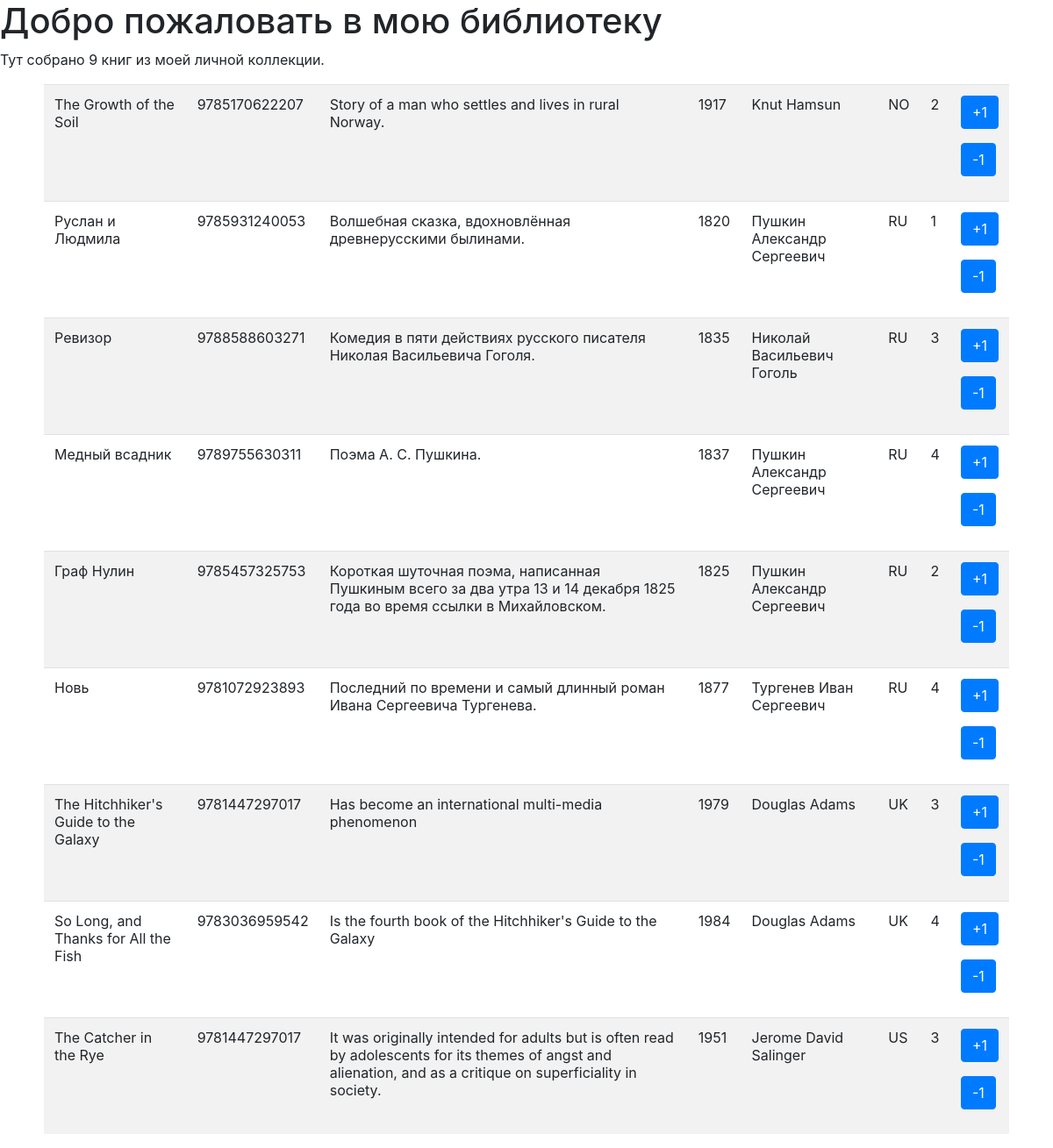
/books/, run on an earlier commit of the app's database.
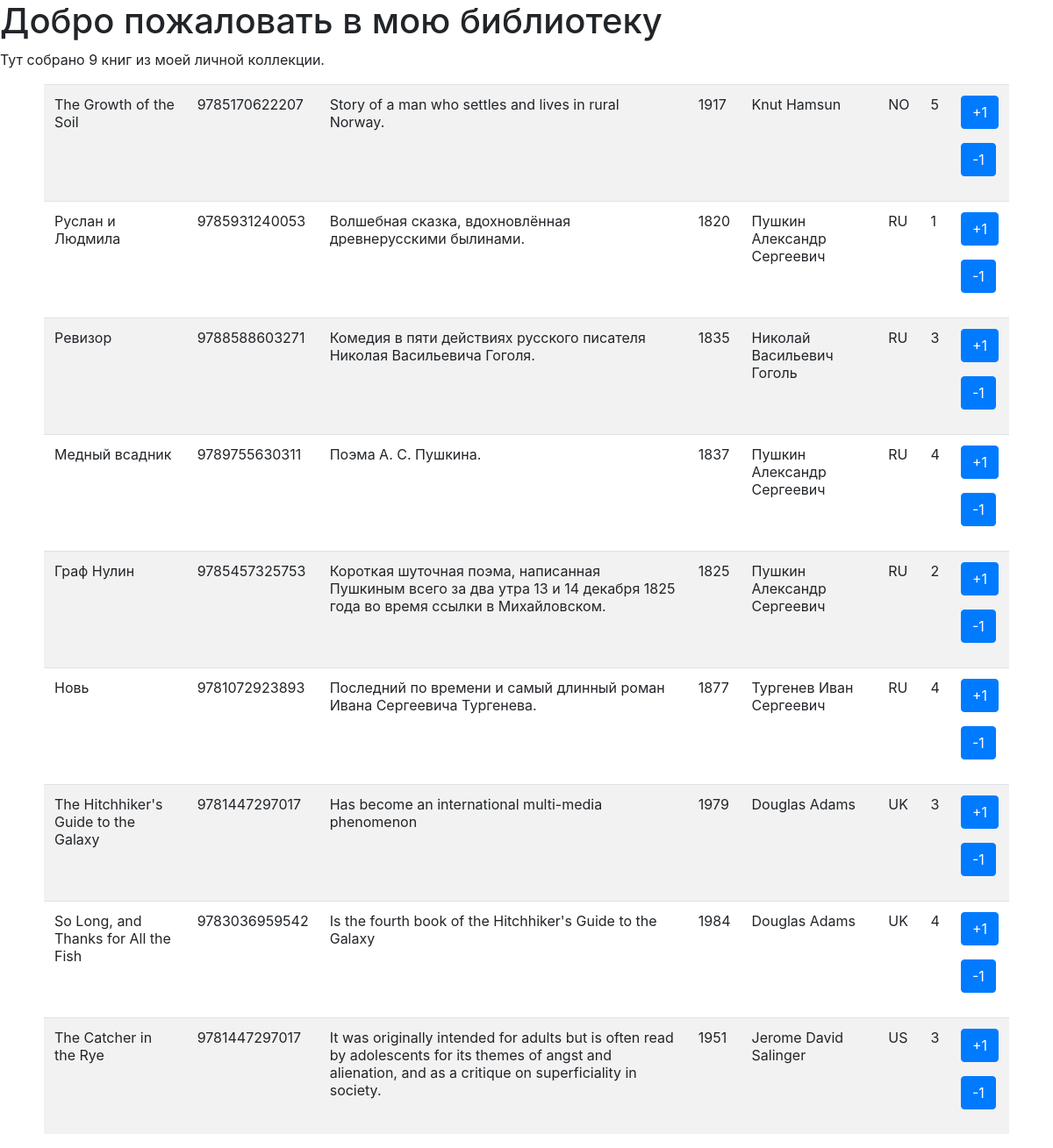
And on a later commit of the database.
### p_library/models.py (models this page shows, shortened)
class Book(models.Model):
    ISBN = models.CharField(max_length=13,
                            verbose_name=_("Международный стандартный "
                                           "книжный номер"))
    title = models.TextField(verbose_name=_("Название"))
    description = models.TextField(verbose_name=_("Аннотация"))
    year_release = models.SmallIntegerField(verbose_name=_("Год издания"))
    copy_count = models.SmallIntegerField(verbose_name=_("Число копий"))
    price = models.DecimalField(max_digits=12, decimal_places=2,
                                verbose_name=_("Цена"))
    author = models.ForeignKey("p_library.Author", on_delete=models.CASCADE,
                               verbose_name=_("Автор"),
                               related_name="book_author")

class Author(models.Model):
    full_name = models.TextField(verbose_name=_("Имя автора"))
    birth_year = models.SmallIntegerField(verbose_name=_("Год рожения"))
    country = models.CharField(max_length=2, verbose_name=_("Страна"))

### p_library/views.py (the view)
# urls.py: path('books/', views.books_list),
def books_list(request):
    template = loader.get_template('books.html')
    books = Book.objects.all()
    biblio_data = {
        "title": "мою библиотеку",
        "books": books,
    }
    return HttpResponse(template.render(biblio_data, request))

### p_library/templates/books.html (shortened to what this page needs)
<html lang="en">
<head>
    <link rel="stylesheet" href="https://stackpath.bootstrapcdn.com/bootstrap/4.5.0/css/bootstrap.min.css">
</head>
<body>
<h1>Добро пожаловать в {{ title }} </h1>
<p>Тут собрано {{ books|length }} книг из моей личной коллекции.</p>
<table class="table table-striped table-hover col-11 mx-auto">
    {% for book in books %}
    <tr>
        <td>{{ book.title }}</td>
        <td>{{ book.ISBN }}</td>
        <td>{{ book.description }}</td>
        <td>{{ book.year_release }}</td>
        <td>{{ book.author.full_name }}</td>
        <td>{{ book.author.country }}</td>
        <td>{{ book.copy_count }}</td>
        <td>
            <form action="/index/book_increment/" method="post" enctype="multipart/form-data">
                <input type="submit" class="btn btn-primary" value="+1"/>
            </form>
            <form action="/index/book_decrement/" method="post" enctype="multipart/form-data">
                <input type="submit" class="btn btn-primary" value="-1" />
            </form>
        </td>
    </tr>
    {% endfor %}
</table>
</body>
</html>

What changed in the data, as far as the page shows it:
changed Book "The Growth of the Soil": copy_count "2" → "5"
